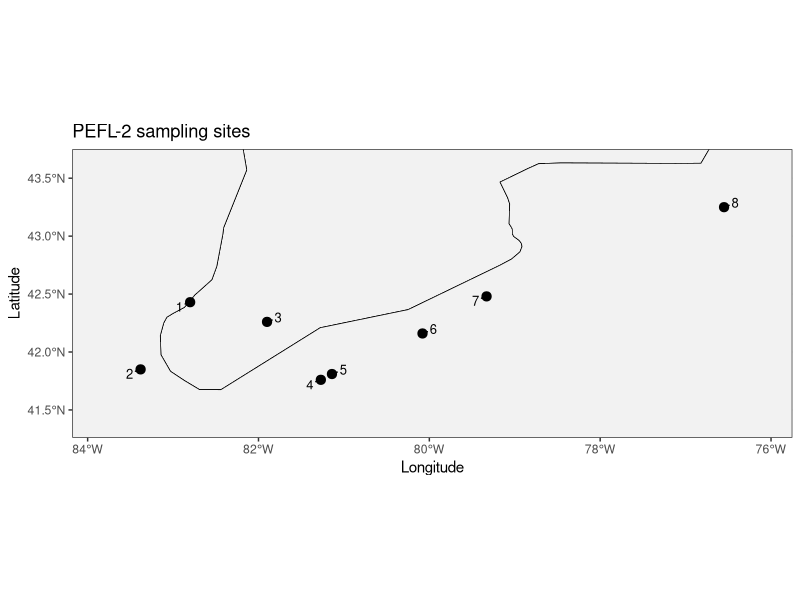
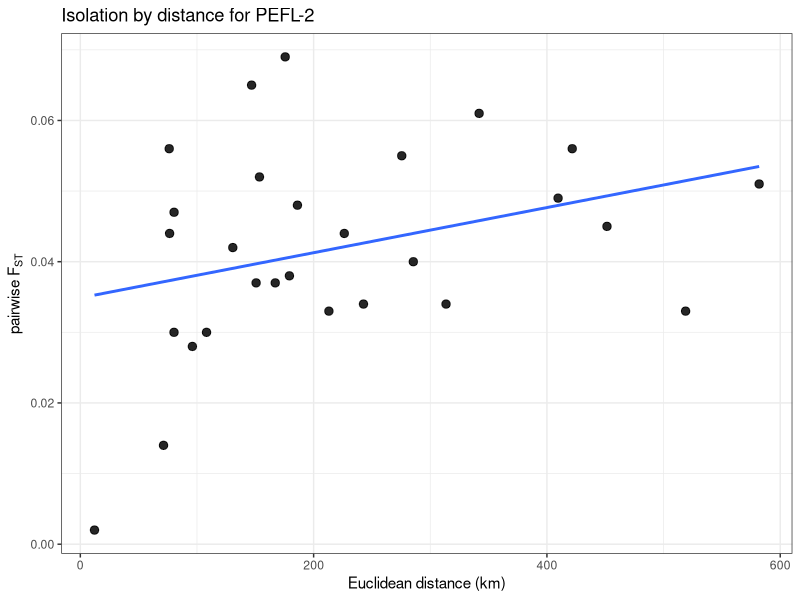

Here is the R script that generated these plots, in order: (Note: this script raises an error after producing the figures.)
############################
## PEFL-3 yellow perch
## Perca flavescens
############################

suppressPackageStartupMessages({
  library(ggplot2)
  library(ggrepel)
  library(geosphere)
  library(dplyr)
  library(sf)
  library(maps)
})

# -----------------------------
# STEP 0: paths
# -----------------------------
base_dir <- "/Users/johnmccall/Library/CloudStorage/OneDrive-TheOhioStateUniversity/Spring_2026/Landgen_DGS/DGS-Patterns-of-Fish-Diversity/DGS-Patterns-of-Fish-Diversity/Objective 2/Data"
dataset_code <- "PEFL-3"
dataset_dir <- file.path(base_dir, dataset_code)
data_dir <- file.path(dataset_dir, "data")

if (!dir.exists(dataset_dir)) dir.create(dataset_dir, recursive = TRUE)
if (!dir.exists(data_dir)) dir.create(data_dir, recursive = TRUE)

# -----------------------------
# STEP 1: coordinates
# approximate locations read from Fig. 1 and site names in text/Table 2
# -----------------------------
PEFL_3_coords <- data.frame(
  site_id = 1:8,
  lat = c(
    42.43,  # 1 = A = Lake St. Clair
    41.85,  # 2 = B = Monroe, Michigan
    42.26,  # 3 = C = Erieau, Ontario
    41.76,  # 4 = D = Fairport, Ohio
    41.81,  # 5 = E = Perry, Ohio
    42.16,  # 6 = F = Erie, Pennsylvania
    42.48,  # 7 = G = Dunkirk, New York
    43.25   # 8 = H = Lake Ontario out-group
  ),
  lon = c(
    -82.80,
    -83.38,
    -81.90,
    -81.27,
    -81.14,
    -80.08,
    -79.33,
    -76.55
  ),
  stringsAsFactors = FALSE
)

# site key
# 1 = A = Lake St. Clair
# 2 = B = Monroe, Michigan
# 3 = C = Erieau, Ontario
# 4 = D = Fairport, Ohio
# 5 = E = Perry, Ohio
# 6 = F = Erie, Pennsylvania
# 7 = G = Dunkirk, New York
# 8 = H = Lake Ontario

print(PEFL_3_coords)

# -----------------------------
# STEP 2: pairwise FST matrix
# 2009 values from Table 5 (above diagonal in paper)
# -----------------------------
site_ids <- as.character(PEFL_3_coords$site_id)

PEFL_3_fst <- matrix(
  0,
  nrow = 8,
  ncol = 8,
  dimnames = list(site_ids, site_ids)
)

# row A
PEFL_3_fst["1", "2"] <- 0.030
PEFL_3_fst["1", "3"] <- 0.044
PEFL_3_fst["1", "4"] <- 0.065
PEFL_3_fst["1", "5"] <- 0.052
PEFL_3_fst["1", "6"] <- 0.044
PEFL_3_fst["1", "7"] <- 0.040
PEFL_3_fst["1", "8"] <- 0.033

# row B
PEFL_3_fst["2", "3"] <- 0.042
PEFL_3_fst["2", "4"] <- 0.069
PEFL_3_fst["2", "5"] <- 0.048
PEFL_3_fst["2", "6"] <- 0.055
PEFL_3_fst["2", "7"] <- 0.061
PEFL_3_fst["2", "8"] <- 0.051

# row C
PEFL_3_fst["3", "4"] <- 0.056
PEFL_3_fst["3", "5"] <- 0.047
PEFL_3_fst["3", "6"] <- 0.037
PEFL_3_fst["3", "7"] <- 0.033
PEFL_3_fst["3", "8"] <- 0.045

# row D
PEFL_3_fst["4", "5"] <- 0.002
PEFL_3_fst["4", "6"] <- 0.030
PEFL_3_fst["4", "7"] <- 0.038
PEFL_3_fst["4", "8"] <- 0.056

# row E
PEFL_3_fst["5", "6"] <- 0.028
PEFL_3_fst["5", "7"] <- 0.037
PEFL_3_fst["5", "8"] <- 0.049

# row F
PEFL_3_fst["6", "7"] <- 0.014
PEFL_3_fst["6", "8"] <- 0.034

# row G
PEFL_3_fst["7", "8"] <- 0.034

PEFL_3_fst[lower.tri(PEFL_3_fst)] <- t(PEFL_3_fst)[lower.tri(PEFL_3_fst)]
PEFL_3_fst[PEFL_3_fst < 0] <- 0
diag(PEFL_3_fst) <- 0

print(round(PEFL_3_fst, 4))

# -----------------------------
# STEP 3: Euclidean distance matrix
# for IBD plot only
# -----------------------------
PEFL_3_geo_dist_km <- geosphere::distm(
  x = PEFL_3_coords[, c("lon", "lat")],
  fun = geosphere::distGeo
) / 1000

rownames(PEFL_3_geo_dist_km) <- site_ids
colnames(PEFL_3_geo_dist_km) <- site_ids

# -----------------------------
# STEP 4: long dataframe for IBD plot
# -----------------------------
pair_idx <- lower.tri(PEFL_3_fst)

PEFL_3_ibd_df <- data.frame(
  site1 = as.integer(rownames(PEFL_3_fst)[row(PEFL_3_fst)[pair_idx]]),
  site2 = as.integer(colnames(PEFL_3_fst)[col(PEFL_3_fst)[pair_idx]]),
  fst = PEFL_3_fst[pair_idx],
  dist_km = PEFL_3_geo_dist_km[pair_idx],
  stringsAsFactors = FALSE
)

print(PEFL_3_ibd_df)

# -----------------------------
# STEP 5: basemap and site plot
# Canada + USA polygons around lower Great Lakes
# -----------------------------
base_map <- sf::st_as_sf(
  maps::map("world", regions = c("Canada", "USA"), fill = TRUE, plot = FALSE)
)

xlim <- range(PEFL_3_coords$lon) + c(-0.8, 0.8)
ylim <- range(PEFL_3_coords$lat) + c(-0.5, 0.5)

site_map <- ggplot() +
  geom_sf(
    data = base_map,
    fill = "grey95",
    color = "black",
    linewidth = 0.25
  ) +
  geom_point(
    data = PEFL_3_coords,
    aes(x = lon, y = lat),
    size = 2.8
  ) +
  geom_text_repel(
    data = PEFL_3_coords,
    aes(x = lon, y = lat, label = site_id),
    size = 3.3,
    min.segment.length = 0,
    box.padding = 0.25,
    point.padding = 0.2
  ) +
  coord_sf(xlim = xlim, ylim = ylim, expand = FALSE) +
  theme_bw() +
  labs(
    x = "Longitude",
    y = "Latitude",
    title = "PEFL-2 sampling sites"
  )

print(site_map)

# -----------------------------
# STEP 6: IBD plot
# -----------------------------
ibd_plot <- ggplot(PEFL_3_ibd_df, aes(x = dist_km, y = fst)) +
  geom_point(size = 2.5, alpha = 0.85) +
  geom_smooth(method = "lm", se = FALSE) +
  theme_bw() +
  labs(
    x = "Euclidean distance (km)",
    y = expression(pairwise ~ F[ST]),
    title = "Isolation by distance for PEFL-2"
  )

print(ibd_plot)

# -----------------------------
# STEP 7: save only requested objects
# -----------------------------
save(
  PEFL_3_fst,
  PEFL_3_coords,
  file = file.path(data_dir, "PEFL-3.RData")
)

#message("Saved RData to: ", file.path(data_dir, "PEFL-2.RData"))
